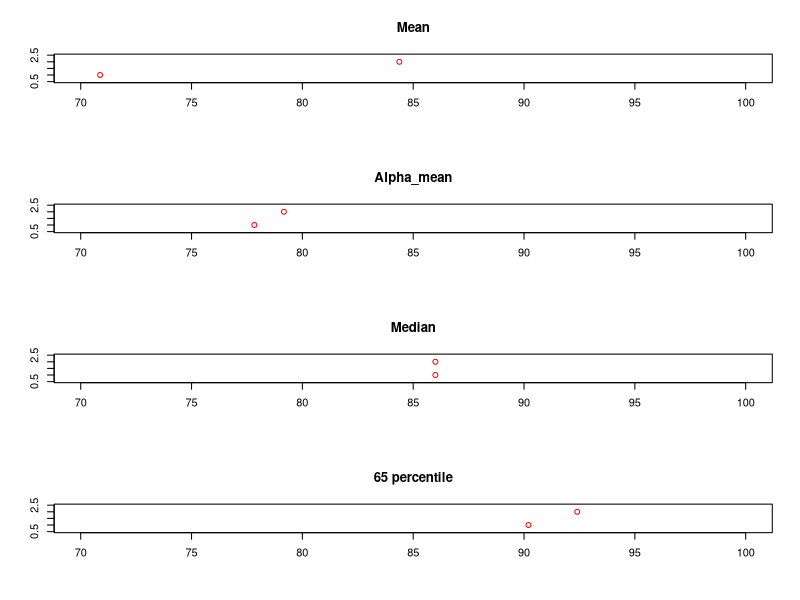

This chart was generated by the following R code:
#q.2
par(mfrow = c(1,1))
v = c(100 ,84,88 ,96 ,0 ,69 ,38 ,92)
#q.2.1
v_mean = mean(v)
v_mean
#q.2.2
mean_alpha_cut <- function(v, alpha){
  n = length(v)
  cut_per_side = floor(alpha*n)
  sorted_v = sort(v)
  m = mean((sorted_v[(1+cut_per_side):(length(v)-cut_per_side)]))
  return(m)
}
v_alpha_mean = mean_alpha_cut(v,0.2)
#q.2.3
v_median = median(v)
#q.2.4
v_65_percentile = quantile(v,0.65)
v_65_percentile



#q.2.2
new_v = c(100 ,84,88 ,96 ,0 ,69 ,38 ,200)
new_v_mean = mean(new_v)
new_v_mean
new_v_alpha_mean = mean_alpha_cut(new_v,0.2)
new_v_median = median(new_v)
new_v_65_percentile = quantile(new_v,0.65)
new_v_65_percentile


par(mfrow = c(4,1))
plot(c(v_mean, new_v_mean),c(1,2), xlim = c(70,100), 
     ylim=c(0.5,2.5) ,col="red", main = "Mean", xlab ="", ylab = "")
plot(c(v_alpha_mean, new_v_alpha_mean), xlim = c(70,100), 
     c(1,2),ylim =c(0.5,2.5), col="red", main = "Alpha_mean", xlab ="", ylab = "")
plot(c(v_median, new_v_median),c(1,2),xlim = c(70,100),
     ylim =c(0.5,2.5), col="red", main = "Median", xlab ="", ylab = "")
plot(c(v_65_percentile, new_v_65_percentile),c(1,2), 
     xlim = c(70,100), ylim =c(0.5,2.5), col="red", 
     main = "65 percentile", xlab ="", ylab = "")
# From the following graphs we can inspect the sensitivity 
# of each summary statistic.
# the Mean has changed the most - very small or large values 
# in some observations can lead to major changes.
# the alpha_mean has changed a bit - as we were expecting - 
# after we added the 200 value, the value that was in the previous 
# (1-alpha)*n place took part in the new mean. 
# that caused the mean to increase from the previous vector.
# this kind of summary statistic gives us good results, and has Robustness as we
# would like to.
# because the length of the vector is 8, the median is the mean of 84 and 88,
# which were not changed between the two observations.
# on the other hand, the 65_percentile is the weighted average of the 6_th and 
# 7_th place according to their sorted indexes distance from the 65%. 
# the value in the 7_th got increased, therefore the 65_percentile got increased.
# even though the change was not that big, this summary statistic has great
# sensitivity to the distance between following observations 
# in the order statistic .  

